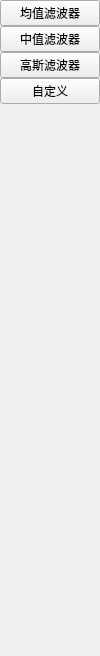
         <widget class="QWidget" name="page_4">
          <property name="geometry">
           <rect>
            <x>0</x>
            <y>0</y>
            <width>100</width>
            <height>656</height>
           </rect>
          </property>
          <attribute name="label">
           <string>平滑滤波器</string>
          </attribute>
          <layout class="QVBoxLayout" name="verticalLayout_5">
           <property name="spacing">
            <number>0</number>
           </property>
           <property name="leftMargin">
            <number>0</number>
           </property>
           <property name="topMargin">
            <number>0</number>
           </property>
           <property name="rightMargin">
            <number>0</number>
           </property>
           <property name="bottomMargin">
            <number>0</number>
           </property>
           <item>
            <widget class="QPushButton" name="pushButton_12">
             <property name="text">
              <string>均值滤波器</string>
             </property>
            </widget>
           </item>
           <item>
            <widget class="QPushButton" name="pushButton_13">
             <property name="text">
              <string>中值滤波器</string>
             </property>
            </widget>
           </item>
           <item>
            <widget class="QPushButton" name="pushButton_14">
             <property name="text">
              <string>高斯滤波器</string>
             </property>
            </widget>
           </item>
           <item>
            <widget class="QPushButton" name="pushButton_15">
             <property name="text">
              <string>自定义</string>
             </property>
            </widget>
           </item>
           <item>
            <spacer name="verticalSpacer_3">
             <property name="orientation">
              <enum>Qt::Vertical</enum>
             </property>
             <property name="sizeHint" stdset="0">
              <size>
               <width>20</width>
               <height>40</height>
              </size>
             </property>
            </spacer>
           </item>
          </layout>
         </widget>
